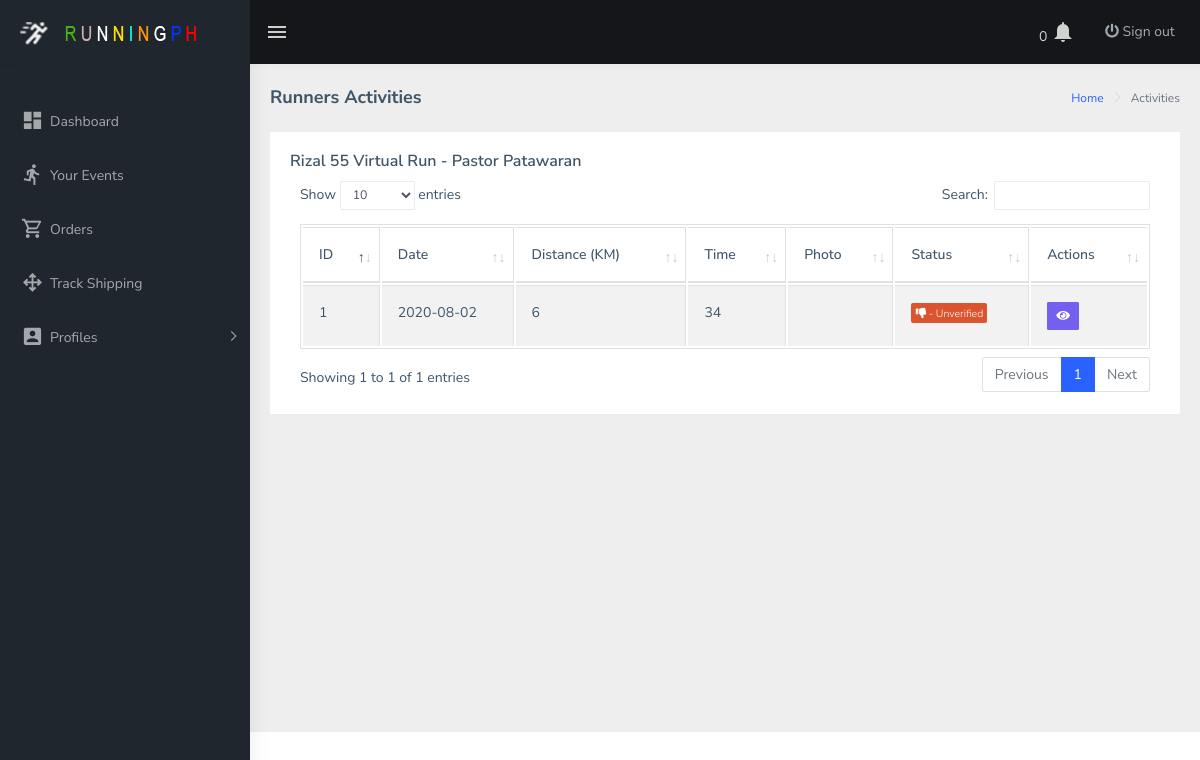
Screenshot of /admin/runners_activities?idevents=2&&runnerid=4 (signed in) with the database file from the repository.
### tables this page shows
CREATE TABLE `events_progress` (
  `event_progress_id` int(11) NOT NULL,
  `user_id` int(11) NOT NULL,
  `events_id` int(11) NOT NULL,
  `progress_photo` text NOT NULL,
  `distance` int(20) NOT NULL,
  `time` int(20) NOT NULL,
  `date_added` datetime NOT NULL,
  `date_updated` datetime DEFAULT NULL,
  `status` int(11) NOT NULL
);

CREATE TABLE `events` (
  `idevents` int(11) NOT NULL,
  `userID` int(11) NOT NULL,
  `event_title` varchar(45) DEFAULT NULL,
  `event_description` text,
  `event_start_date` date DEFAULT NULL COMMENT '		',
  `event_end_date` date DEFAULT NULL,
  `event_status` char(30) DEFAULT NULL,
  `event_photo` text,
  `event_date_added` datetime DEFAULT NULL,
  `event_date_updated` datetime DEFAULT NULL,
  `isDeleted` int(5) NOT NULL DEFAULT '0'
);

CREATE TABLE `users` (
  `ID` int(10) NOT NULL,
  `name` varchar(100) DEFAULT NULL,
  `password` text NOT NULL,
  `email` varchar(100) NOT NULL,
  `mobile` varchar(100) DEFAULT NULL,
  `address` text,
  `username` varchar(100) NOT NULL,
  `photo` varchar(100) DEFAULT 'avatar.png',
  `status` int(1) NOT NULL DEFAULT '0',
  `user_type` varchar(45) NOT NULL,
  `date_added` date DEFAULT NULL
);

### helpers/loader.php (called while the page is built, shortened)
<?php
class Load{
	public static function view($file,$var=null){
		if(is_array($var)){
			foreach( $var as $k=>$v ) {
				$k = str_replace("@", '', $k);
				$var[$k] = $v;
			}
			extract($var);
		}
		include_once('_views/'.$file.'.php');
	}
	public static function controller($file,$var=null){
		$controller = new $current_page();
		$controller->FIRST();
	}
}

### _controllers/runnersuploads.php (called while the page is built, shortened)
<?php
class Runnersuploads extends Admin {
	function FIRST(){
        $activities = new Activities();
        $data['eventTitle'] = $activities->getEventName($_GET['idevents']);
        $data['eventName'] = $this->getEventTitle($data['eventTitle']);
        $data['runner'] = $activities->getRunnerName($_GET['runnerid']);
		$data['runnerName'] = $this->getRunnersName($data['runner']);
		$data['uploadsActivities'] = $activities->getRunnersUploadsByEvent($_GET['idevents'], $_GET['runnerid']);
		Load::view('admin/runners_uploads_vw',$data);
    }
    function getEventTitle($records){
		$eventTitle = '';
		if($records){
			foreach($records as $k=>$v){
				$eventTitle = $v['event_title'];
			}
		}
		return $eventTitle;
    }
    function getRunnersName($records){
		$runner = '';
		if($records){
			foreach($records as $k=>$v){
				$runner = $v['name'];
			}
		}
		return $runner;
    }
}

### index.php (called while the page is built, shortened)
<?php
include('helpers/loader.php');
include('helpers/db.php');
$current_func = isset($_GET['func']) ? $_GET['func'] : "FIRST";
$controller = new $current_page();
$controller->$current_func();

### helpers/db.php (called while the page is built, shortened)
<?php
class DB{
    private $con;
    private $opt;
    public function __construct($param = array()){
        $this->opt = array(
            PDO::ATTR_ERRMODE            => PDO::ERRMODE_EXCEPTION,
            PDO::ATTR_DEFAULT_FETCH_MODE => PDO::FETCH_ASSOC,
            PDO::ATTR_PERSISTENT         => false
        );
    }
    private function connect_sub($dbaccess = 1){
        switch($dbaccess){
            default : $DBUSER = DBUSER; $DBPASS = DBPASS;
        }
        try{
            $this->con = new PDO('mysql:host='.DBHOST.
                                     ';dbname='.DBNAME,
                                     $DBUSER,
                                     $DBPASS,
                                     $this->opt);
        }
        catch(PDOException $e){
            if($dbaccess<5){
                $dbaccess++;
                $this->connect_sub($dbaccess);
            }
            else
                return false;
        }
    }
    public function query($query,$param=array(),$con=true){
        $stmt = $this->con->prepare($query);
        $stmt->execute();
        return $stmt;
    }
}

### _models/activities.php (called while the page is built, shortened)
<?php
class Activities{
	function getRunnersUploadsByEvent($eventID, $userID){
		$db = new DB();
		$stmt = $db->query("SELECT * FROM events_progress as a
                INNER JOIN events as b ON b.idevents = a.events_id
                INNER JOIN users as c ON c.ID = a.user_id
			WHERE a.events_id = $eventID and a.user_id = $userID", array());
		$result = $stmt->fetchAll(PDO::FETCH_ASSOC);
		return (empty($result)) ? false : $result;
    }
}

### _views/admin/runners_uploads_vw.php (the view, shortened to what this page needs)
 <div class="page-wrapper">
             <div class="page-breadcrumb">
                <div class="row">
                    <div class="col-12 d-flex no-block align-items-center">
                        <h4 class="page-title">Runners Activities</h4>
                        <div class="ml-auto text-right">
                            <nav aria-label="breadcrumb">
                                <ol class="breadcrumb">
                                    <li class="breadcrumb-item"><a href="#">Home</a></li>
                                    <li class="breadcrumb-item active" aria-current="page">Activities</li>
                                </ol>
                            </nav>
                        </div>
                    </div>
                </div>
            </div>
            <div class="container-fluid">
                <div class="card">
                            <div class="card-body">
                                <h5 class="card-title"><?php echo $eventName .' - ' .$runnerName ?></h5>
                                <div class="table-responsive">
                                    <table id="zero_config" class="table table-striped table-bordered">
                                        <thead>
                                            <tr>
                                                <th>ID</th>
                                                <th>Date</th>
                                                <th>Distance (KM)</th>
                                                <th>Time</th>
                                                <th>Photo</th>
                                                <th>Status</th>
                                                <th>Actions</th>
                                            </tr>
                                        </thead>
                                        <tbody>
                                        <?php
                                            if($uploadsActivities) :
                                            foreach($uploadsActivities as $k=>$v) : ?>
                                            <tr>
                                                <td><?php echo $v['event_progress_id'] ?></td>
                                                <td><?php echo $v['date_added'] ?></td>
                                                <td><?php echo $v['distance'] ?></td>
                                                <td><?php echo $v['time'] ?></td>
                                                <td><?php echo $v['progress_photo'] ?></td>
                                                <td>
                                                    <?php if($v['status'] == '1'){
                                                        echo '<span class="badge badge-danger"> <i class=" fas fa-thumbs-down"></i> - Unverified</span>';
                                                        } else {
                                                        echo '<span class="badge badge-success"> <i class=" fas fa-thumbs-up"></i> - Verified</span>';
                                                    } ?>
                                                </td>
                                                <td>
                                                <button id="openModal"
                                                    data-id="<?php echo $v['event_progress_id']; ?>"
                                                    data-photo="<?php echo $v['progress_photo']; ?>"
                                                    data-distance="<?php echo $v['distance']; ?>"
                                                    data-time="<?php echo $v['time']; ?>"
                                                    class="open-AddParticipantDiaglog btn btn-primary btn-sm" data-toggle="tooltip" data-placement="top" title="View Logs"><i class="fas fa-eye" aria-hidden="true"></i></button>
                                                </td>
                                            </tr>
                                            <?php endforeach;
                                            else: ?>
                                            <?php
                                            endif;
                                            ?>
                                        </tbody>
                                    </table>
                                </div>
                            </div>
                        </div>
                </div>
</div>

### rows the page displays
events_progress: events.event_title "Rizal 55 Virtual Run", user.name "Pastor Patawaran", event_progress_id "1", user.date_added "2020-08-02", distance "6", time "34"
